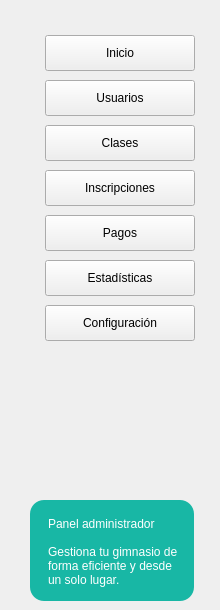
   <widget class="QFrame" name="frameMenu">
    <property name="geometry">
     <rect>
      <x>0</x>
      <y>90</y>
      <width>220</width>
      <height>610</height>
     </rect>
    </property>
    <widget class="QPushButton" name="btnInicio">
     <property name="geometry">
      <rect>
       <x>45</x>
       <y>35</y>
       <width>150</width>
       <height>36</height>
      </rect>
     </property>
     <property name="text">
      <string>Inicio</string>
     </property>
    </widget>
    <widget class="QPushButton" name="btnUsuarios">
     <property name="geometry">
      <rect>
       <x>45</x>
       <y>80</y>
       <width>150</width>
       <height>36</height>
      </rect>
     </property>
     <property name="text">
      <string>Usuarios</string>
     </property>
    </widget>
    <widget class="QPushButton" name="btnClases">
     <property name="geometry">
      <rect>
       <x>45</x>
       <y>125</y>
       <width>150</width>
       <height>36</height>
      </rect>
     </property>
     <property name="text">
      <string>Clases</string>
     </property>
    </widget>
    <widget class="QPushButton" name="btnInscripciones">
     <property name="geometry">
      <rect>
       <x>45</x>
       <y>170</y>
       <width>150</width>
       <height>36</height>
      </rect>
     </property>
     <property name="text">
      <string>Inscripciones</string>
     </property>
    </widget>
    <widget class="QPushButton" name="btnPagos">
     <property name="geometry">
      <rect>
       <x>45</x>
       <y>215</y>
       <width>150</width>
       <height>36</height>
      </rect>
     </property>
     <property name="text">
      <string>Pagos</string>
     </property>
    </widget>
    <widget class="QPushButton" name="btnEstadisticas">
     <property name="geometry">
      <rect>
       <x>45</x>
       <y>260</y>
       <width>150</width>
       <height>36</height>
      </rect>
     </property>
     <property name="text">
      <string>Estadísticas</string>
     </property>
    </widget>
    <widget class="QPushButton" name="btnConfiguracion">
     <property name="geometry">
      <rect>
       <x>45</x>
       <y>305</y>
       <width>150</width>
       <height>36</height>
      </rect>
     </property>
     <property name="text">
      <string>Configuración</string>
     </property>
    </widget>
    <widget class="QFrame" name="cardPanel">
     <property name="geometry">
      <rect>
       <x>30</x>
       <y>500</y>
       <width>164</width>
       <height>101</height>
      </rect>
     </property>
     <property name="styleSheet">
      <string notr="true">QFrame#cardPanel { background-color:#18B7A5; border-radius:14px; border:none; }</string>
     </property>
     <widget class="QLabel" name="lblPanel">
      <property name="geometry">
       <rect>
        <x>18</x>
        <y>12</y>
        <width>135</width>
        <height>24</height>
       </rect>
      </property>
      <property name="styleSheet">
       <string notr="true">color:white; font:bold 10pt &quot;Segoe UI&quot;;</string>
      </property>
      <property name="text">
       <string>Panel administrador</string>
      </property>
     </widget>
     <widget class="QLabel" name="lblPanelTexto">
      <property name="geometry">
       <rect>
        <x>18</x>
        <y>38</y>
        <width>130</width>
        <height>55</height>
       </rect>
      </property>
      <property name="styleSheet">
       <string notr="true">color:white; font:9pt &quot;Segoe UI&quot;;</string>
      </property>
      <property name="text">
       <string>Gestiona tu gimnasio de forma eficiente y desde un solo lugar.</string>
      </property>
      <property name="wordWrap">
       <bool>true</bool>
      </property>
     </widget>
    </widget>
    <widget class="QLabel" name="icoInicio">
     <property name="geometry">
      <rect>
       <x>20</x>
       <y>40</y>
       <width>20</width>
       <height>20</height>
      </rect>
     </property>
     <property name="styleSheet">
      <string notr="true">font:bold 18pt &quot;Segoe UI&quot;; color:black;</string>
     </property>
     <property name="text">
      <string/>
     </property>
     <property name="pixmap">
      <pixmap>./src/vista/imagenes/casa_inicio.png</pixmap>
     </property>
     <property name="scaledContents">
      <bool>true</bool>
     </property>
    </widget>
    <widget class="QLabel" name="icoUsuarios">
     <property name="geometry">
      <rect>
       <x>19</x>
       <y>84</y>
       <width>24</width>
       <height>24</height>
      </rect>
     </property>
     <property name="styleSheet">
      <string notr="true">font:15pt &quot;Segoe UI Emoji&quot;;</string>
     </property>
     <property name="text">
      <string/>
     </property>
     <property name="pixmap">
      <pixmap>./src/vista/imagenes/usuarios.png</pixmap>
     </property>
     <property name="scaledContents">
      <bool>true</bool>
     </property>
    </widget>
    <widget class="QLabel" name="icoClases">
     <property name="geometry">
      <rect>
       <x>10</x>
       <y>130</y>
       <width>22</width>
       <height>22</height>
      </rect>
     </property>
     <property name="pixmap">
      <pixmap>./src/vista/imagenes/calendario.png</pixmap>
     </property>
     <property name="scaledContents">
      <bool>true</bool>
     </property>
    </widget>
    <widget class="QLabel" name="icoIns">
     <property name="geometry">
      <rect>
       <x>20</x>
       <y>175</y>
       <width>22</width>
       <height>22</height>
      </rect>
     </property>
     <property name="pixmap">
      <pixmap>./src/vista/imagenes/inscripcion.png</pixmap>
     </property>
     <property name="scaledContents">
      <bool>true</bool>
     </property>
    </widget>
    <widget class="QLabel" name="icoPagos">
     <property name="geometry">
      <rect>
       <x>20</x>
       <y>220</y>
       <width>22</width>
       <height>22</height>
      </rect>
     </property>
     <property name="pixmap">
      <pixmap>./src/vista/imagenes/pagos.png</pixmap>
     </property>
     <property name="scaledContents">
      <bool>true</bool>
     </property>
    </widget>
    <widget class="QLabel" name="icoEst">
     <property name="geometry">
      <rect>
       <x>20</x>
       <y>265</y>
       <width>23</width>
       <height>23</height>
      </rect>
     </property>
     <property name="pixmap">
      <pixmap>./src/vista/imagenes/grafico-de-barras.png</pixmap>
     </property>
     <property name="scaledContents">
      <bool>true</bool>
     </property>
    </widget>
    <widget class="QLabel" name="icoConfig">
     <property name="geometry">
      <rect>
       <x>20</x>
       <y>310</y>
       <width>23</width>
       <height>23</height>
      </rect>
     </property>
     <property name="styleSheet">
      <string notr="true">font:15pt &quot;Segoe UI Emoji&quot;;</string>
     </property>
     <property name="text">
      <string/>
     </property>
     <property name="pixmap">
      <pixmap>./src/vista/imagenes/ajuste.png</pixmap>
     </property>
     <property name="scaledContents">
      <bool>true</bool>
     </property>
    </widget>
   </widget>
